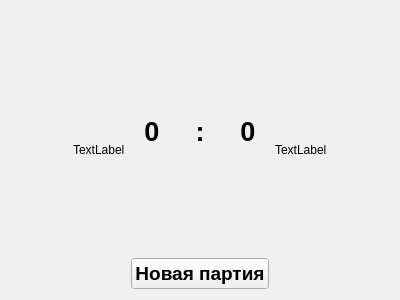
<?xml version="1.0" encoding="UTF-8"?>
<ui version="4.0">
 <class>gamewidget</class>
 <widget class="QWidget" name="gamewidget">
  <property name="geometry">
   <rect>
    <x>0</x>
    <y>0</y>
    <width>400</width>
    <height>300</height>
   </rect>
  </property>
  <property name="windowTitle">
   <string>Form</string>
  </property>
  <layout class="QVBoxLayout" name="verticalLayout">
   <item>
    <layout class="QHBoxLayout" name="statusgame">
     <item>
      <spacer name="horizontalSpacer">
       <property name="orientation">
        <enum>Qt::Horizontal</enum>
       </property>
       <property name="sizeHint" stdset="0">
        <size>
         <width>40</width>
         <height>20</height>
        </size>
       </property>
      </spacer>
     </item>
     <item>
      <widget class="QLabel" name="iconkrestik">
       <property name="text">
        <string>TextLabel</string>
       </property>
      </widget>
     </item>
     <item>
      <layout class="QVBoxLayout" name="SCORE">
       <item>
        <layout class="QHBoxLayout" name="score">
         <item>
          <widget class="QLabel" name="scorekrestik">
           <property name="font">
            <font>
             <pointsize>20</pointsize>
             <weight>75</weight>
             <bold>true</bold>
            </font>
           </property>
           <property name="text">
            <string>0</string>
           </property>
           <property name="alignment">
            <set>Qt::AlignCenter</set>
           </property>
          </widget>
         </item>
         <item>
          <widget class="QLabel" name="doublepoint">
           <property name="font">
            <font>
             <pointsize>20</pointsize>
             <weight>75</weight>
             <bold>true</bold>
            </font>
           </property>
           <property name="text">
            <string>:</string>
           </property>
           <property name="alignment">
            <set>Qt::AlignCenter</set>
           </property>
          </widget>
         </item>
         <item>
          <widget class="QLabel" name="scorenolik">
           <property name="font">
            <font>
             <pointsize>20</pointsize>
             <weight>75</weight>
             <bold>true</bold>
            </font>
           </property>
           <property name="text">
            <string>0</string>
           </property>
           <property name="alignment">
            <set>Qt::AlignCenter</set>
           </property>
          </widget>
         </item>
        </layout>
       </item>
       <item>
        <widget class="QPushButton" name="restart">
         <property name="font">
          <font>
           <pointsize>14</pointsize>
           <weight>75</weight>
           <bold>true</bold>
          </font>
         </property>
         <property name="text">
          <string>Новая партия</string>
         </property>
        </widget>
       </item>
      </layout>
     </item>
     <item>
      <widget class="QLabel" name="iconnolik">
       <property name="text">
        <string>TextLabel</string>
       </property>
      </widget>
     </item>
     <item>
      <spacer name="horizontalSpacer_2">
       <property name="orientation">
        <enum>Qt::Horizontal</enum>
       </property>
       <property name="sizeHint" stdset="0">
        <size>
         <width>40</width>
         <height>20</height>
        </size>
       </property>
      </spacer>
     </item>
    </layout>
   </item>
   <item>
    <layout class="QHBoxLayout" name="gamewindow">
     <item>
      <layout class="QHBoxLayout" name="tablewindow"/>
     </item>
     <item>
      <layout class="QVBoxLayout" name="widgetswindow"/>
     </item>
    </layout>
   </item>
  </layout>
 </widget>
 <resources/>
 <connections/>
</ui>
